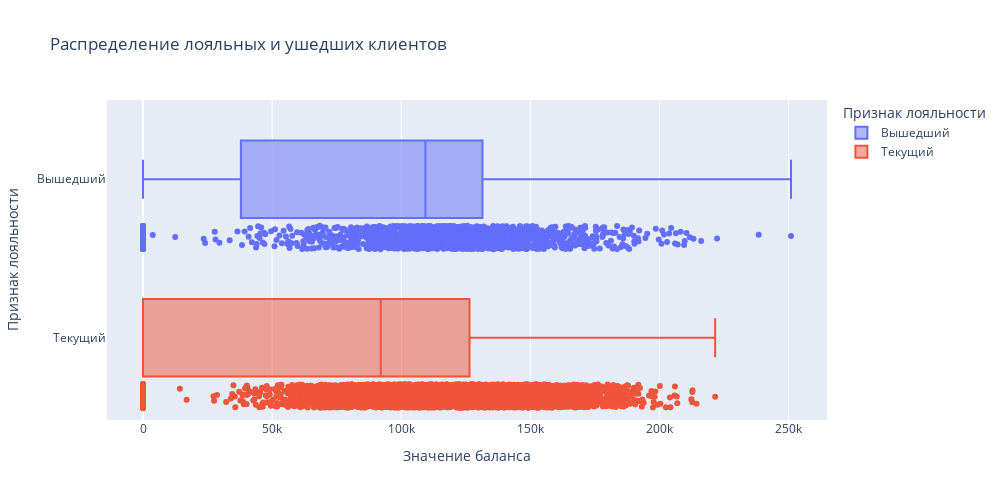

The cell this chart's notebook holds for it:
### Markdown cell above
### Задание 9.3. 
Посмотрите на распределение баланса клиента в разрезе признака оттока. 

Как различаются суммы на накопительном счёте ушедших и лояльных клиентов? 

Подумайте и напишите, с чем это может быть связано, что может не устраивать ушедших клиентов в банке.

### Code cell
# Посмотрите на распределение баланса клиента в разрезе признака оттока. 

fig = px.box(
    data_frame=churn_data, #DataFrame
    y='Exited',
    x='Balance', 
    color='Exited',
    points='all',
    labels= {
        'Exited': 'Признак лояльности',
        'Balance': 'Значение баланса'
    },
    orientation='h',
    height=500, #высота
    width=1000, #ширина
    title='Распределение лояльных и ушедших клиентов' #заголовок
)
fig.show()

### Figure 1 — Plotly figure (JSON) as saved in the notebook; plotly's stock layout.template omitted (floating-point values rounded to 4 significant figures; data arrays with more than 128 entries replaced by an {"elided": "..."} marker saying what was removed)
{"data": [{"alignmentgroup": "True", "boxpoints": "all", "hovertemplate": "Признак лояльности=%{y}<br>Значение баланса=%{x}<extra></extra>", "legendgroup": "Вышедший", "marker": {"color": "#636efa"}, "name": "Вышедший", "notched": false, "offsetgroup": "Вышедший", "orientation": "h", "showlegend": true, "type": "box", "x": {"elided": "2037 float values"}, "x0": " ", "xaxis": "x", "y": {"elided": "2037 str values"}, "y0": " ", "yaxis": "y"}, {"alignmentgroup": "True", "boxpoints": "all", "hovertemplate": "Признак лояльности=%{y}<br>Значение баланса=%{x}<extra></extra>", "legendgroup": "Текущий", "marker": {"color": "#EF553B"}, "name": "Текущий", "notched": false, "offsetgroup": "Текущий", "orientation": "h", "showlegend": true, "type": "box", "x": {"elided": "7963 float values"}, "x0": " ", "xaxis": "x", "y": {"elided": "7963 str values"}, "y0": " ", "yaxis": "y"}], "layout": {"boxmode": "overlay", "height": 500, "legend": {"title": {"text": "Признак лояльности"}, "tracegroupgap": 0}, "title": {"text": "Распределение лояльных и ушедших клиентов"}, "width": 1000, "xaxis": {"anchor": "y", "domain": [0, 1], "title": {"text": "Значение баланса"}}, "yaxis": {"anchor": "x", "categoryarray": ["Текущий", "Вышедший"], "categoryorder": "array", "domain": [0, 1], "title": {"text": "Признак лояльности"}}}}
